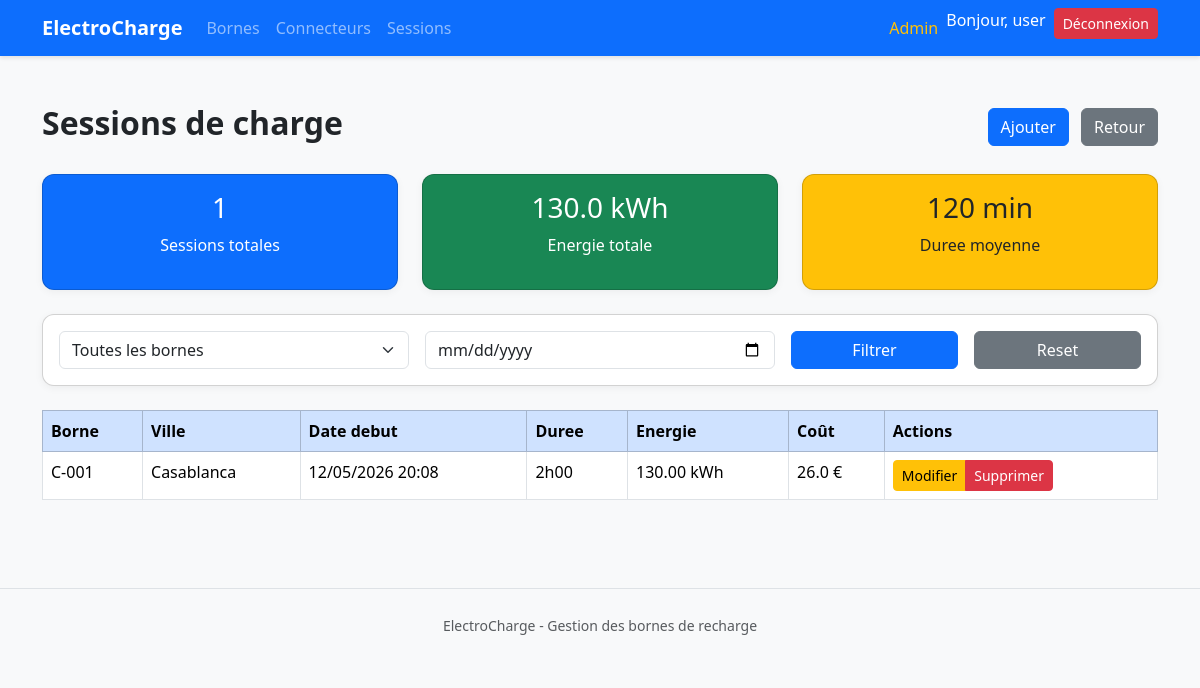
The page /bornes/sessions/ (signed in) on the database its author committed.
### bornes/models.py (models this page shows, shortened)
class SessionCharge(models.Model):
    borne          = models.ForeignKey(
        Borne,
        on_delete=models.CASCADE,
        verbose_name="Borne"
    )
    date_debut     = models.DateTimeField(verbose_name="Date de début")
    duree_minutes  = models.PositiveIntegerField(verbose_name="Durée (minutes)")
    energie_kwh    = models.DecimalField(
        max_digits=6,
        decimal_places=2,
        verbose_name="Énergie délivrée (kWh)"
    )
    class Meta:
        verbose_name        = "Session de charge"
        verbose_name_plural = "Sessions de charge"
        ordering            = ['-date_debut']
    def duree_formatee(self):
        heures  = self.duree_minutes // 60
        minutes = self.duree_minutes % 60
        return f"{heures}h{minutes:02d}"
    def cout_estime(self, tarif_kwh=0.20):
        return round(float(self.energie_kwh) * tarif_kwh, 2)

class Borne(models.Model):
    STATUT_CHOICES = [
        ('libre',       'Libre'),
        ('occupee',     'Occupée'),
        ('maintenance', 'En maintenance'),
    ]
    identifiant      = models.CharField(max_length=30, unique=True, verbose_name="Identifiant")
    emplacement      = models.CharField(max_length=200, verbose_name="Emplacement / Adresse")
    ville            = models.CharField(max_length=100, verbose_name="Ville", default="")
    puissance_kw     = models.DecimalField(max_digits=6, decimal_places=1, verbose_name="Puissance (kW)")
    statut           = models.CharField(max_length=20, choices=STATUT_CHOICES, default='libre', verbose_name="Statut")
    type_connecteur  = models.ForeignKey(
        TypeConnecteur,
        on_delete=models.PROTECT,
        verbose_name="Type de connecteur",
        null=True, blank=True
    )
    date_installation = models.DateField(verbose_name="Date d'installation")
    class Meta:
        verbose_name        = "Borne de recharge"
        verbose_name_plural = "Bornes de recharge"
        ordering            = ['identifiant']

### bornes/views.py (the view)
# urls.py: path('sessions/', views.SessionChargeListView.as_view(), name='sessions'),
class SessionChargeListView(ListView):
    model               = SessionCharge
    template_name       = 'bornes/sessions.html'
    context_object_name = 'sessions'
    paginate_by         = 25
    def get_queryset(self):
        qs = SessionCharge.objects.select_related('borne')
        if self.request.user.is_authenticated and not self.request.user.is_superuser:
            qs = qs.filter(borne__statut='maintenance')
        borne_id = self.request.GET.get('borne', '')
        if borne_id:
            qs = qs.filter(borne_id=borne_id)
        date_debut = self.request.GET.get('date_debut', '')
        if date_debut:
            qs = qs.filter(date_debut__date__gte=date_debut)
        return qs
    def get_context_data(self, **kwargs):
        ctx = super().get_context_data(**kwargs)
        if self.request.user.is_authenticated and self.request.user.is_superuser:
            ctx['bornes'] = Borne.objects.all()
            stats_qs = SessionCharge.objects.all()
        else:
            ctx['bornes'] = Borne.objects.filter(statut='maintenance')
            stats_qs = SessionCharge.objects.filter(borne__statut='maintenance')
        ctx['params'] = self.request.GET
        ctx['is_technicien'] = self.request.user.is_authenticated and not self.request.user.is_superuser
        stats = stats_qs.aggregate(
            total_sessions = Count('id'),
            total_energie  = Sum('energie_kwh'),
            duree_moyenne  = Avg('duree_minutes'),
        )
        ctx['stats'] = stats
        return ctx

### bornes/templates/bornes/sessions.html (shortened to what this page needs)
{% extends "base.html" %}
{% block content %}
<div class="container py-4">
  <div class="d-flex justify-content-between align-items-center mb-4">
    <h2 class="fw-bold">Sessions de charge</h2>
    <div>
      {% if user.is_superuser %}
        <a href="{% url 'bornes:session_ajouter' %}" class="btn btn-primary me-2">Ajouter</a>
      {% endif %}
      <a href="{% url 'bornes:liste' %}" class="btn btn-secondary">Retour</a>
    </div>
  </div>
  <div class="row mb-4">
    <div class="col-md-4">
      <div class="card text-center bg-primary text-white">
        <div class="card-body">
          <h3>{{ stats.total_sessions|default:0 }}</h3>
          <p>Sessions totales</p>
        </div>
      </div>
    </div>
    <div class="col-md-4">
      <div class="card text-center bg-success text-white">
        <div class="card-body">
          <h3>{{ stats.total_energie|floatformat:1|default:0 }} kWh</h3>
          <p>Energie totale</p>
        </div>
      </div>
    </div>
    <div class="col-md-4">
      <div class="card text-center bg-warning text-dark">
        <div class="card-body">
          <h3>{{ stats.duree_moyenne|floatformat:0|default:0 }} min</h3>
          <p>Duree moyenne</p>
        </div>
      </div>
    </div>
  </div>
  <div class="card mb-4">
    <div class="card-body">
      <form method="get" class="row g-3">
        <div class="col-md-4">
          <select name="borne" class="form-select">
            <option value="">Toutes les bornes</option>
          </select>
        </div>
        <div class="col-md-4">
          <input type="date" name="date_debut" class="form-control" value="{{ params.date_debut }}">
        </div>
        <div class="col-md-2">
          <button type="submit" class="btn btn-primary w-100">Filtrer</button>
        </div>
        <div class="col-md-2">
          <a href="{% url 'bornes:sessions' %}" class="btn btn-secondary w-100">Reset</a>
        </div>
      </form>
    </div>
  </div>
  <div class="table-responsive">
    <table class="table table-bordered table-hover bg-white">
      <thead class="table-primary">
        <tr>
          <th>Borne</th>
          <th>Ville</th>
          <th>Date debut</th>
          <th>Duree</th>
          <th>Energie</th>
          <th>Coût</th>
          {% if user.is_superuser %}<th>Actions</th>{% endif %}
        </tr>
      </thead>
      <tbody>
        {% for s in sessions %}
        <tr>
          <td>{{ s.borne.identifiant }}</td>
          <td>{{ s.borne.ville }}</td>
          <td>{{ s.date_debut|date:"d/m/Y H:i" }}</td>
          <td>{{ s.duree_formatee }}</td>
          <td>{{ s.energie_kwh }} kWh</td>
          <td>{{ s.cout_estime }} €</td>
          {% if user.is_superuser %}
          <td>
            <div class="btn-group">
              <a href="{% url 'bornes:session_modifier' s.pk %}" class="btn btn-sm btn-warning">Modifier</a>
              <a href="{% url 'bornes:session_supprimer' s.pk %}" class="btn btn-sm btn-danger">Supprimer</a>
            </div>
          </td>
          {% endif %}
        </tr>
        {% empty %}
        <tr><td colspan="7" class="text-center text-muted">Aucune session</td></tr>
        {% endfor %}
      </tbody>
    </table>
  </div>
</div>
{% endblock %}

### templates/base.html (shortened to what this page needs)
<!DOCTYPE html>
<html lang="fr">
<head>
  <link href="https://cdn.jsdelivr.net/npm/bootstrap@5.3.2/dist/css/bootstrap.min.css" rel="stylesheet">
</head>
<body>
  <nav class="navbar navbar-expand-lg navbar-dark bg-primary mb-4">
    <div class="container">
      <a class="navbar-brand fw-bold" href="{% url 'bornes:liste' %}">ElectroCharge</a>
      <div class="collapse navbar-collapse" id="navbarNav">
        <ul class="navbar-nav me-auto">
          <li class="nav-item">
            <a class="nav-link" href="{% url 'bornes:liste' %}">Bornes</a>
          </li>
          <li class="nav-item">
            <a class="nav-link" href="{% url 'bornes:connecteurs' %}">Connecteurs</a>
          </li>
          <li class="nav-item">
            <a class="nav-link" href="{% url 'bornes:sessions' %}">Sessions</a>
          </li>
        </ul>
        <ul class="navbar-nav ms-auto">
          {% if user.is_authenticated %}
            {% if user.is_superuser %}
              <li class="nav-item">
                <a class="nav-link text-warning" href="/admin/">Admin</a>
              </li>
            {% endif %}
            <li class="nav-item">
              <span class="navbar-text text-white me-2">Bonjour, {{ user.username }}</span>
            </li>
            <li class="nav-item">
              <a class="btn btn-danger btn-sm" href="{% url 'bornes:logout' %}">Déconnexion</a>
            </li>
          {% else %}
            <li class="nav-item">
              <a class="btn btn-light btn-sm" href="{% url 'bornes:login' %}">Connexion</a>
            </li>
          {% endif %}
        </ul>
      </div>
    </div>
  </nav>
  <main>
    {% block content %}{% endblock %}
  </main>
  <footer class="text-center text-muted py-4 mt-5 border-top">
    <small>ElectroCharge - Gestion des bornes de recharge</small>
  </footer>
</body>
</html>

### templates/base.html (style rules this page uses)
body { background-color: #f8f9fa; }
.navbar { box-shadow: 0 2px 4px rgba(0,0,0,0.1); }
.card { border-radius: 12px; box-shadow: 0 2px 8px rgba(0,0,0,0.05); }
.table { background-color: white; }

### rows shown on the page
SessionCharge: borne.identifiant "C-001", borne.ville "Casablanca", date_debut "12/05/2026 20:08", duree_formatee "2h00", energie_kwh "130.00", cout_estime "26.0"

### other values the page prints
{{ user.username }} "user"
{{ stats.total_sessions|default:0 }} "1"
{{ stats.total_energie|floatformat:1|default:0 }} "130.0"
{{ stats.duree_moyenne|floatformat:0|default:0 }} "120"
